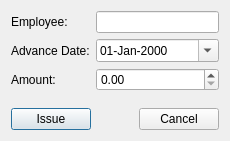
<?xml version="1.0" encoding="UTF-8"?>
<ui version="4.0">
 <class>IssueAdvance</class>
 <widget class="QDialog" name="IssueAdvance">
  <property name="geometry">
   <rect>
    <x>0</x>
    <y>0</y>
    <width>230</width>
    <height>141</height>
   </rect>
  </property>
  <property name="windowTitle">
   <string>Issue an Advance</string>
  </property>
  <layout class="QVBoxLayout" name="verticalLayout">
   <item>
    <layout class="QGridLayout" name="gridLayout">
     <item row="0" column="0">
      <widget class="QLabel" name="label">
       <property name="text">
        <string>Employee:</string>
       </property>
      </widget>
     </item>
     <item row="0" column="1">
      <widget class="QLineEdit" name="EmployeeName"/>
     </item>
     <item row="1" column="0">
      <widget class="QLabel" name="label_2">
       <property name="text">
        <string>Advance Date:</string>
       </property>
      </widget>
     </item>
     <item row="1" column="1">
      <widget class="QDateEdit" name="AdvanceDate">
       <property name="displayFormat">
        <string>dd-MMM-yyyy</string>
       </property>
       <property name="calendarPopup">
        <bool>true</bool>
       </property>
      </widget>
     </item>
     <item row="2" column="0">
      <widget class="QLabel" name="label_3">
       <property name="text">
        <string>Amount:</string>
       </property>
      </widget>
     </item>
     <item row="2" column="1">
      <widget class="QDoubleSpinBox" name="Amount">
       <property name="maximum">
        <double>999999999.000000000000000</double>
       </property>
      </widget>
     </item>
     <item row="3" column="0">
      <spacer name="verticalSpacer">
       <property name="orientation">
        <enum>Qt::Vertical</enum>
       </property>
       <property name="sizeHint" stdset="0">
        <size>
         <width>20</width>
         <height>57</height>
        </size>
       </property>
      </spacer>
     </item>
    </layout>
   </item>
   <item>
    <layout class="QHBoxLayout" name="horizontalLayout">
     <item>
      <widget class="QPushButton" name="IssueButton">
       <property name="text">
        <string>Issue</string>
       </property>
      </widget>
     </item>
     <item>
      <spacer name="horizontalSpacer">
       <property name="orientation">
        <enum>Qt::Horizontal</enum>
       </property>
       <property name="sizeHint" stdset="0">
        <size>
         <width>40</width>
         <height>20</height>
        </size>
       </property>
      </spacer>
     </item>
     <item>
      <widget class="QPushButton" name="cancelButton">
       <property name="text">
        <string>Cancel</string>
       </property>
      </widget>
     </item>
    </layout>
   </item>
  </layout>
 </widget>
 <resources/>
 <connections/>
</ui>
